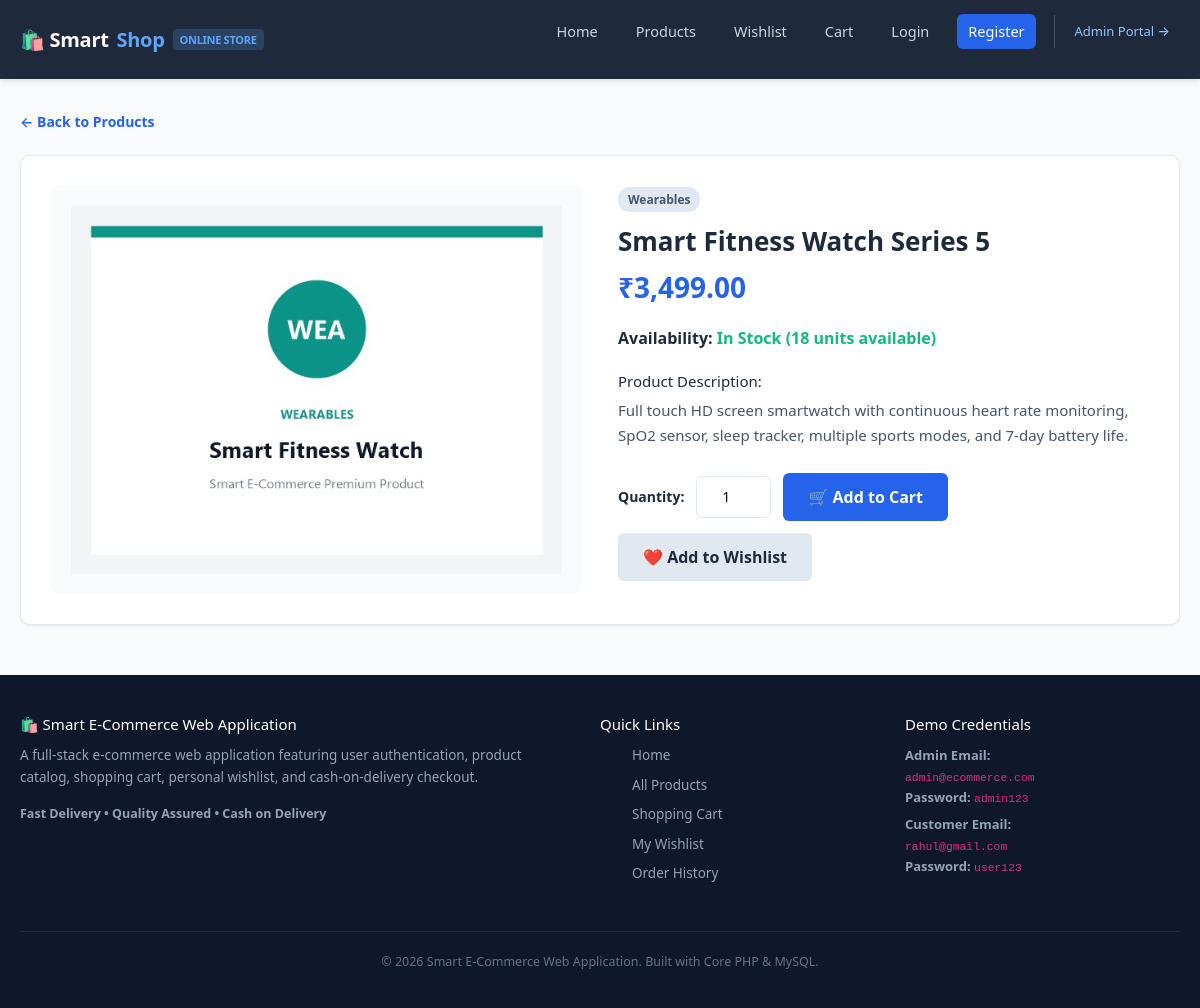
The app's page /product_details.php?id=2 with its own data.
### tables this page shows
CREATE TABLE IF NOT EXISTS `products` (
  `id` INT AUTO_INCREMENT PRIMARY KEY,
  `name` VARCHAR(255) NOT NULL,
  `category` VARCHAR(100) NOT NULL,
  `price` DECIMAL(10,2) NOT NULL,
  `description` TEXT NOT NULL,
  `image` VARCHAR(255) DEFAULT NULL,
  `stock` INT NOT NULL DEFAULT 10,
  `created_at` TIMESTAMP DEFAULT CURRENT_TIMESTAMP
);

### product_details.php (the view, shortened to what this page needs)
<?php
require_once __DIR__ . '/config/db.php';
$product_id = isset($_GET['id']) ? (int)$_GET['id'] : 0;
$stmt = mysqli_prepare($conn, "SELECT * FROM `products` WHERE `id` = ?");
mysqli_stmt_bind_param($stmt, "i", $product_id);
mysqli_stmt_execute($stmt);
$res = mysqli_stmt_get_result($stmt);
$product = mysqli_fetch_assoc($res);
include_once __DIR__ . '/includes/header.php';
?>
<div style="margin-bottom: 20px;">
    <a href="products.php" style="font-size: 14px; font-weight: 600;">&larr; Back to Products</a>
</div>
<div class="product-detail-layout">
    <div class="product-detail-image-box">
        <?php
        $img_src = !empty($product['image']) && file_exists(__DIR__ . '/uploads/' . $product['image'])
            ? 'uploads/' . htmlspecialchars($product['image'])
            : 'assets/css/placeholder.jpg';
        ?>
        <img src="<?= $img_src ?>" alt="<?= htmlspecialchars($product['name']) ?>" class="img-fluid">
    </div>
    <div class="product-detail-info">
        <span class="category-badge"><?= htmlspecialchars($product['category']) ?></span>
        <h1><?= htmlspecialchars($product['name']) ?></h1>
        <div class="product-detail-price">
            ₹<?= number_format($product['price'], 2) ?>
        </div>
        <div style="margin-bottom: 20px;">
            <strong>Availability: </strong>
            <?php if ($product['stock'] > 0): ?>
                <span style="color: var(--accent-green); font-weight: 600;">In Stock (<?= $product['stock'] ?> units available)</span>
            <?php else: ?>
                <span style="color: var(--accent-red); font-weight: 600;">Out of Stock</span>
            <?php endif; ?>
        </div>
        <div class="product-detail-desc">
            <h4 style="font-size: 15px; margin-bottom: 8px; color: var(--text-main);">Product Description:</h4>
            <p><?= nl2br(htmlspecialchars($product['description'])) ?></p>
        </div>
        <?php if ($product['stock'] > 0): ?>
            <form action="cart.php" method="GET" class="product-detail-actions">
                <label for="qty" style="font-size: 14px; font-weight: 600;">Quantity:</label>
                <input type="number" id="qty" name="quantity" value="1" min="1" max="<?= $product['stock'] ?>" class="qty-input">
                <button type="submit" class="btn btn-primary btn-lg">
                    🛒 Add to Cart
                </button>
                <a href="wishlist.php?action=add&id=<?= $product['id'] ?>" class="btn btn-secondary btn-lg">
                    ❤️ Add to Wishlist
                </a>
            </form>
        <?php endif; ?>
    </div>
</div>
<?php include_once __DIR__ . '/includes/footer.php'; ?>

### assets/css/style.css (style rules this page uses)
:root { --primary-color: #2563eb; --primary-hover: #1d4ed8; --secondary-color: #475569; --dark-bg: #0f172a; --header-bg: #1e293b; --light-bg: #f8fafc; --card-bg: #ffffff; --border-color: #e2e8f0; --text-main: #1e293b; --text-muted: #64748b; --accent-red: #ef4444; --accent-green: #10b981; --accent-amber: #f59e0b; --shadow-sm: 0 1px 3px rgba(0,0,0,0.06), 0 1px 2px rgba(0,0,0,0.04); --shadow-md: 0 4px 6px -1px rgba(0,0,0,0.08), 0 2px 4px -1px rgba(0,0,0,0.04); --shadow-lg: 0 10px 15px -3px rgba(0,0,0,0.1), 0 4px 6px -2px rgba(0,0,0,0.05); --radius: 8px; }
* { margin: 0; padding: 0; box-sizing: border-box; }
body { font-family: 'Segoe UI', system-ui, -apple-system, BlinkMacSystemFont, Roboto, sans-serif; background-color: var(--light-bg); color: var(--text-main); line-height: 1.6; display: flex; flex-direction: column; min-height: 100vh; }
a { color: var(--primary-color); text-decoration: none; transition: color 0.2s ease; }
img { max-width: 100%; height: auto; display: block; }
.btn { display: inline-block; font-weight: 600; font-size: 14px; padding: 8px 16px; border-radius: 6px; border: 1px solid transparent; cursor: pointer; text-align: center; transition: all 0.2s ease; line-height: 1.4; }
.btn-primary { background-color: var(--primary-color); color: #ffffff !important; }
.btn-secondary { background-color: #e2e8f0; color: var(--text-main) !important; }
.btn-lg { font-size: 16px; padding: 12px 24px; }
.product-detail-layout { display: grid; grid-template-columns: 1fr 1fr; gap: 36px; background-color: #ffffff; border: 1px solid var(--border-color); border-radius: 10px; padding: 30px; box-shadow: var(--shadow-sm); }
.product-detail-image-box { background-color: #f8fafc; border-radius: 8px; padding: 20px; display: flex; align-items: center; justify-content: center; min-height: 350px; }
.product-detail-image-box img { max-height: 380px; object-fit: contain; }
.product-detail-info h1 { font-size: 26px; font-weight: 700; margin-bottom: 8px; }
.product-detail-info .category-badge { background: #e2e8f0; color: #475569; padding: 3px 10px; border-radius: 12px; font-size: 12px; font-weight: 600; display: inline-block; margin-bottom: 14px; }
.product-detail-price { font-size: 28px; font-weight: 800; color: var(--primary-color); margin-bottom: 16px; }
.product-detail-desc { font-size: 15px; color: #475569; line-height: 1.7; margin-bottom: 24px; }
.product-detail-actions { display: flex; align-items: center; gap: 12px; flex-wrap: wrap; }
.qty-input { width: 75px; padding: 9px; font-size: 14px; text-align: center; border: 1px solid var(--border-color); border-radius: 6px; }

### records on screen
products: image (picture), category "Wearables", name "Smart Fitness Watch Series 5", price "3,499.00", stock "18", description "Full touch HD screen smartwatch with continuous heart rate monitoring, SpO2 sensor, sleep tracker, multiple sports modes, and 7-day battery life."
